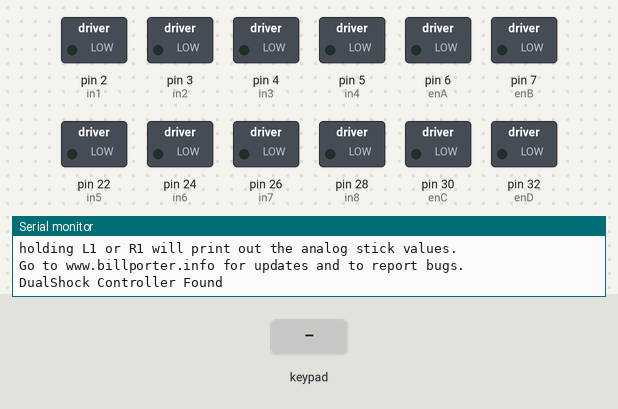
A sketch run on a simulated Arduino Mega 2560, built with avr-gcc and run on an emulated ATmega2560. Shown: switched loads named in the sketch (green lamp = pin HIGH), the last lines printed to the serial monitor. The inputs (shaded band) are chosen by the test bench.

Above: at 1.2 s.
1.3 s: key 'X' pressed
At 2.1 s:
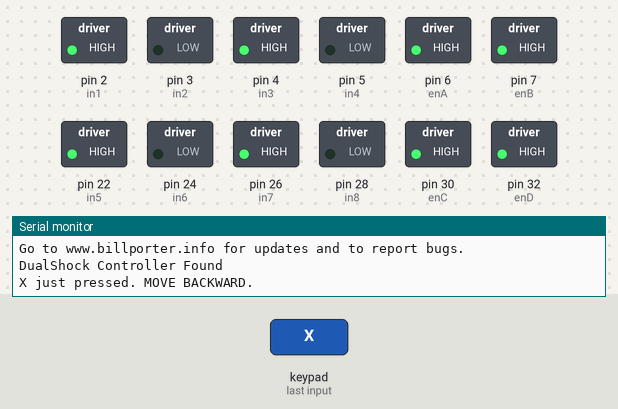
2.8 s: key 'O' pressed
At 4.0 s:
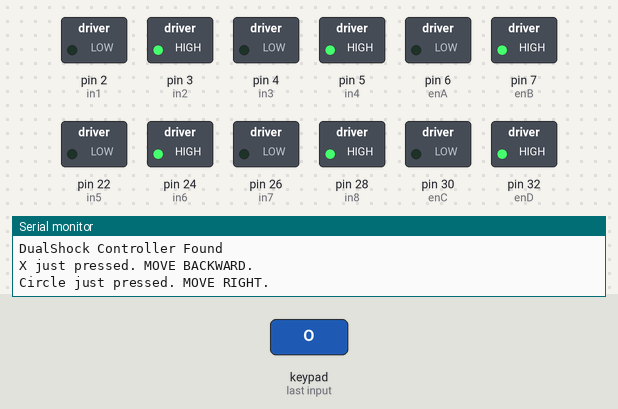
4.3 s: key 'S' pressed
At 5.5 s:
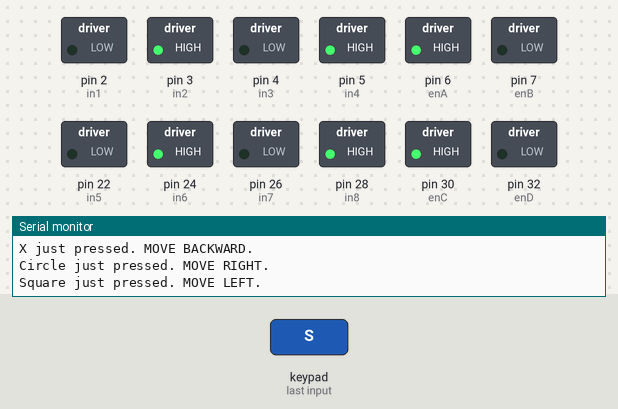
5.8 s: key 'T' pressed
At 7.2 s:
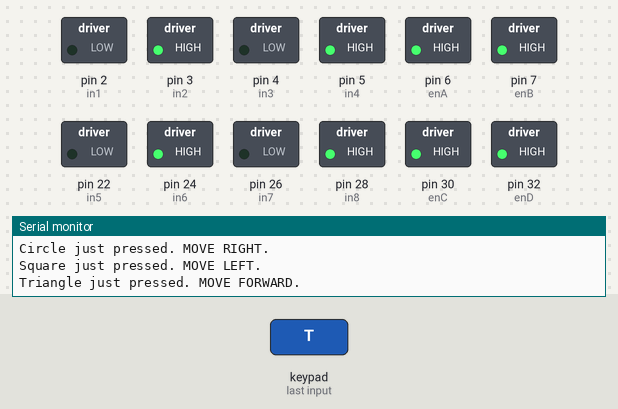
Timing chart, 0 to 8.3 s (numbered marks = the images above; inputs shaded):
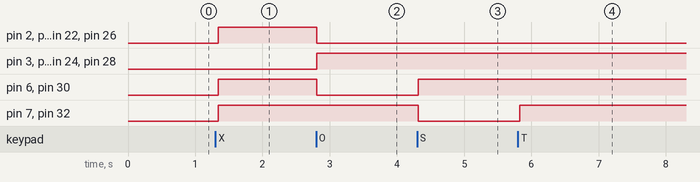

The sketch:

fpv_car.ino
```cpp
#include <LiquidCrystal_I2C.h>
#include <PS2X_lib.h>

// ----- front Motors ----- //
// motor one
int enA = 6;
int in1 = 2;
int in2 = 3;

// motor two
int enB = 7;
int in3 = 4;
int in4 = 5;

// ----- back motors ----- //
// motor three
int enC = 30;
int in5 = 22;
int in6 = 24;

// motor four
int enD = 32;
int in7 = 26;
int in8 = 28;

PS2X ps2x;
int error = 0;
byte type = 0;
byte vibrate = 0;

void setup() {
  // ----- ps2 ----- //
  Serial.begin(57600);
  error = ps2x.config_gamepad(13, 11, 10, 12, true, true);

  if (error == 0) {
    Serial.println("Found Controller, configured successful");
    Serial.println("Try out all the buttons, X will vibrate the controller, faster as you press harder;");
    Serial.println("holding L1 or R1 will print out the analog stick values.");
    Serial.println("Go to www.billporter.info for updates and to report bugs.");
  }

  else if (error == 1) {
      Serial.println("ERROR: No controller found");
      Serial.println("you must always either restart your Arduino after you connect the controller, or call config_gamepad(pins) again after connecting the controller.");
  }

  else if (error == 2){
      Serial.println("ERROR: Controller found but not accepting commands.");
  }

  else if (error == 3){
    Serial.println("ERROR: Controller refusing to enter Pressures mode, may not support it. ");
  }

  type = ps2x.readType();
  switch (type) {
    case 0:
      Serial.println("Unknown Controller type");
      break;
    case 1:
      Serial.println("DualShock Controller Found");
      break;
    case 2:
      Serial.println("GuitarHero Controller Found");
      break;
  }


  // ----- motors ----- //
  // back motors
  pinMode(enA, OUTPUT);
  pinMode(enB, OUTPUT);
  pinMode(in1, OUTPUT);
  pinMode(in2, OUTPUT);
  pinMode(in3, OUTPUT);
  pinMode(in4, OUTPUT);

  // front motors
  pinMode(enC, OUTPUT);
  pinMode(enD, OUTPUT);
  pinMode(in5, OUTPUT);
  pinMode(in6, OUTPUT);
  pinMode(in7, OUTPUT);
  pinMode(in8, OUTPUT);
}

void moveForward() {
  digitalWrite(in1, LOW);
  digitalWrite(in2, HIGH);
  analogWrite(enA, 255);
  digitalWrite(in3, LOW);
  digitalWrite(in4, HIGH);
  analogWrite(enB, 255);

  digitalWrite(in5, LOW);
  digitalWrite(in6, HIGH);
  analogWrite(enC, 255);
  digitalWrite(in7, LOW);
  digitalWrite(in8, HIGH);
  analogWrite(enD, 255);
}

void moveBackward() {
  digitalWrite(in1, HIGH);
  digitalWrite(in2, LOW);
  analogWrite(enA, 255);
  digitalWrite(in3, HIGH);
  digitalWrite(in4, LOW);
  analogWrite(enB, 255);

  digitalWrite(in5, HIGH);
  digitalWrite(in6, LOW);
  analogWrite(enC, 255);
  digitalWrite(in7, HIGH);
  digitalWrite(in8, LOW);
  analogWrite(enD, 255);
}

void moveStop(){

  analogWrite(enA, 0);
  analogWrite(enB, 0);
  analogWrite(enC, 0);
  analogWrite(enD, 0);
}

void turnLeft() {
  digitalWrite(in1, LOW);
  digitalWrite(in2, HIGH);
  analogWrite(enA, 255);
  digitalWrite(in3, LOW);
  digitalWrite(in4, HIGH);
  analogWrite(enB, 0);

  digitalWrite(in5, LOW);
  digitalWrite(in6, HIGH);
  analogWrite(enC, 255);
  digitalWrite(in7, LOW);
  digitalWrite(in8, HIGH);
  analogWrite(enD, 125);
}


void turnRight() {
  digitalWrite(in1, LOW);
  digitalWrite(in2, HIGH);
  analogWrite(enA, 0);
  digitalWrite(in3, LOW);
  digitalWrite(in4, HIGH);
  analogWrite(enB, 255);

  digitalWrite(in5, LOW);
  digitalWrite(in6, HIGH);
  analogWrite(enC, 125);
  digitalWrite(in7, LOW);
  digitalWrite(in8, HIGH);
  analogWrite(enD, 255);
}


void ps2Controller(){
  if(error == 1){
    return;
  }

 if(type != 2){
    ps2x.read_gamepad(false, vibrate);          //read controller and set large motor to spin at 'vibrate' speed

    if(ps2x.ButtonPressed(PSB_GREEN)){
      Serial.println("Triangle just pressed. MOVE FORWARD.");
      moveForward();
    } else if(ps2x.ButtonPressed(PSB_BLUE)){
      Serial.println("X just pressed. MOVE BACKWARD.");
      moveBackward();
    } else if(ps2x.ButtonPressed(PSB_PINK)){
      Serial.println("Square just pressed. MOVE LEFT.");
      turnLeft();
    } else if(ps2x.ButtonPressed(PSB_RED)) {
      Serial.println("Circle just pressed. MOVE RIGHT.");
      turnRight();
    } else if (ps2x.ButtonPressed(PSB_START)){
      Serial.println("Circle just pressed. MOVE RIGHT.");
      moveStop();
    }
 }

}

void loop() {
  ps2Controller();
  delay(50);
}
```

Measured:
- after the input at 1.3 s, pin 2 (in1), pin 4 (in3), pin 6 (enA), pin 7 (enB), pin 22 (in5): LOW → HIGH at once; pin 26 (in7), pin 30 (enC), pin 32 (enD): LOW → HIGH after 0.05 s
- after the input at 2.8 s, pin 2 (in1), pin 4 (in3), pin 6 (enA), pin 22 (in5), pin 26 (in7), pin 30 (enC): HIGH → LOW at once; pin 3 (in2), pin 5 (in4), pin 24 (in6), pin 28 (in8): LOW → HIGH at once
- after the input at 4.3 s, pin 6 (enA), pin 30 (enC): LOW → HIGH at once; pin 7 (enB), pin 32 (enD): HIGH → LOW at once
- after the input at 5.8 s, pin 7 (enB), pin 32 (enD): LOW → HIGH at once
